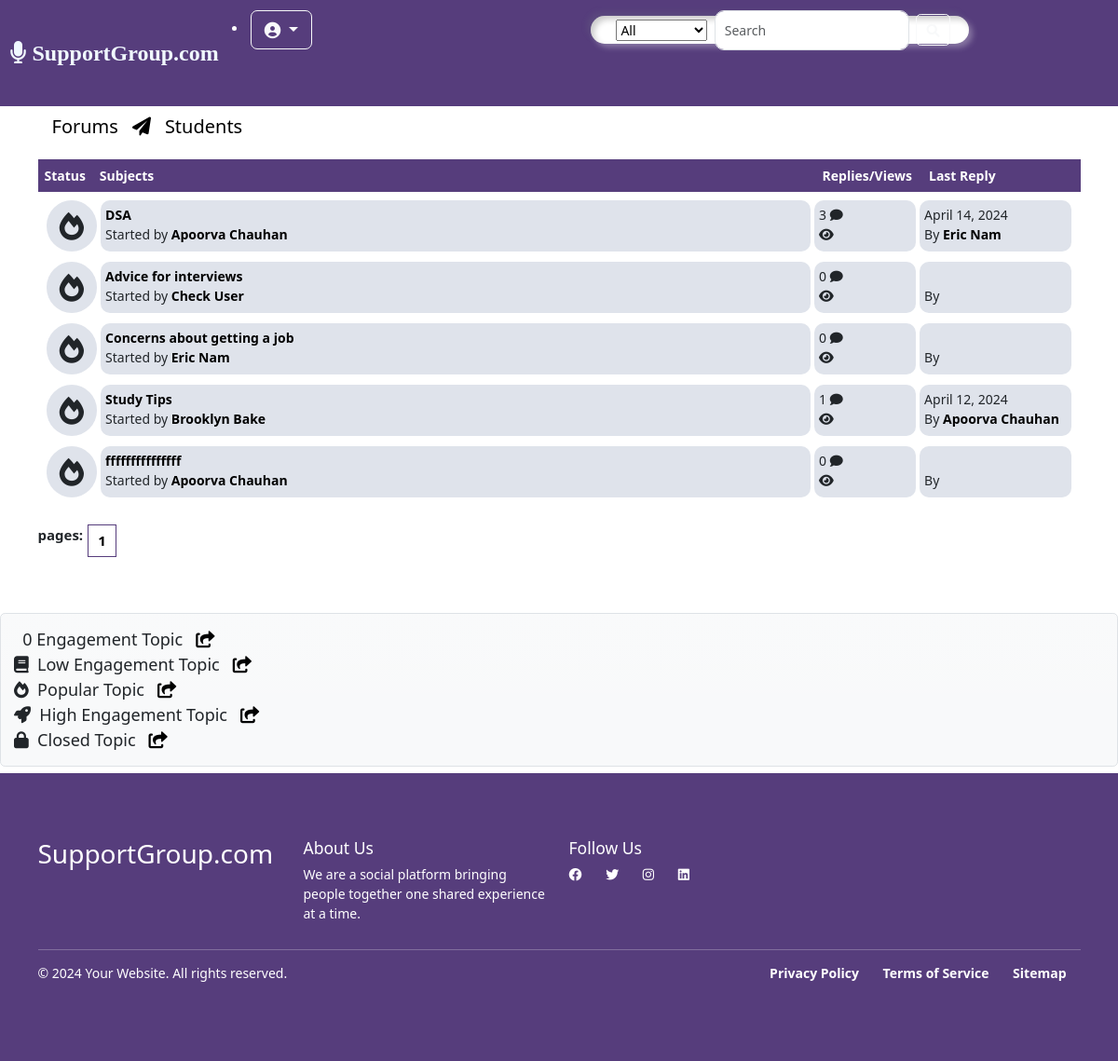
Page /posts/students/ (signed in) on the earlier database version.
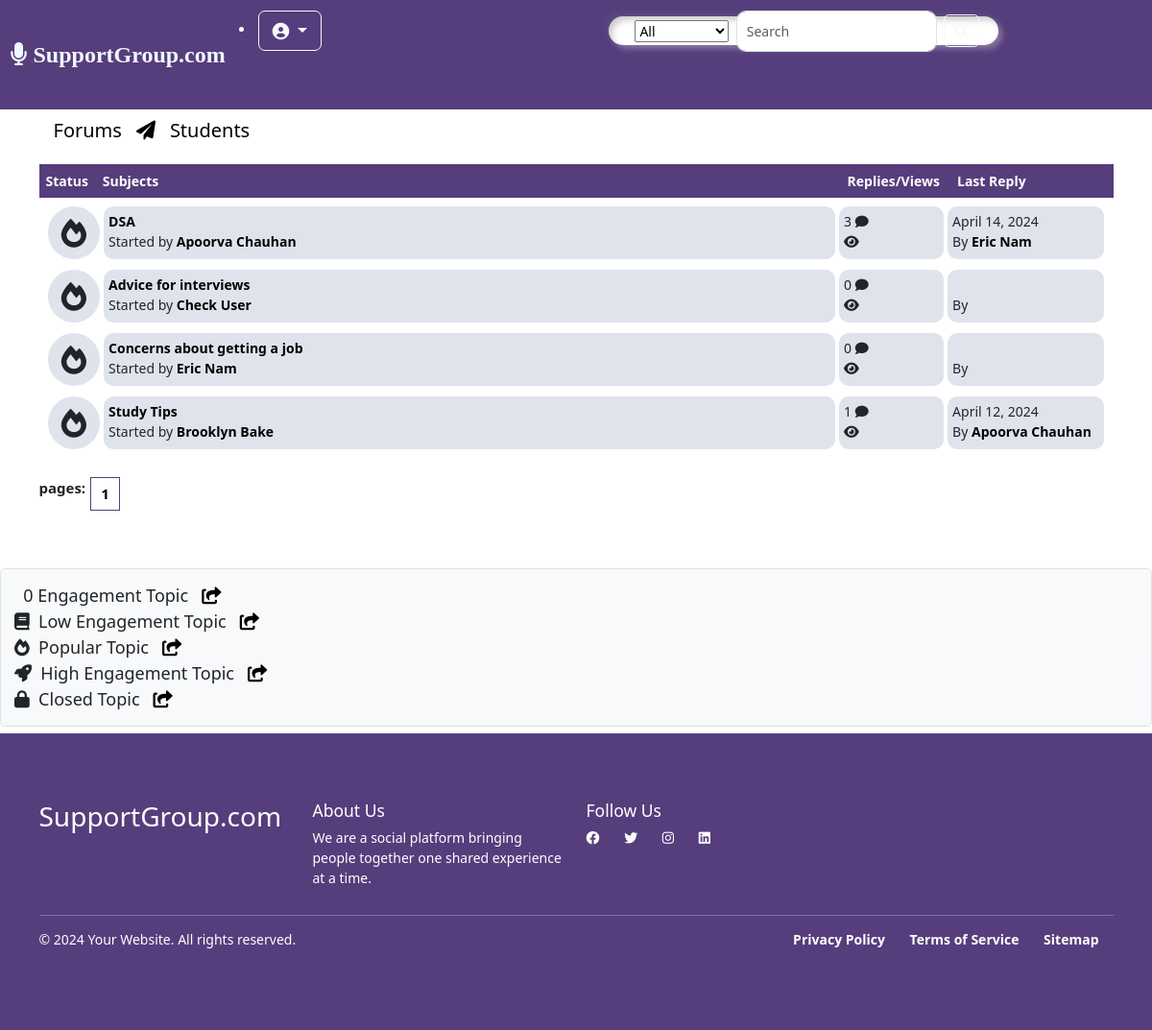
Same page on the later database version.
### main/models.py (models this page shows, shortened)
class Post(models.Model):
    title = models.CharField(max_length=400)
    slug = models.SlugField(max_length=400, unique=True, blank=True)
    user = models.ForeignKey(Author, on_delete=models.CASCADE)
    content = HTMLField()
    categories = models.ManyToManyField(Category)
    date = models.DateTimeField(auto_now_add=True)
    approved = models.BooleanField(default=True)
    hit_count_generic = GenericRelation(HitCount, object_id_field='object_pk',
        related_query_name='hit_count_generic_relation'
    )
    tags = TaggableManager()
    comments = models.ManyToManyField(Comment, blank=True)
    closed = models.BooleanField(default=False)
    state = models.CharField(max_length=40, default="zero")
    def get_url(self):
        return reverse("detail", kwargs={
            "slug":self.slug
        })
    @property
    def num_comments(self):
        return self.comments.count()
    @property
    def last_reply(self):
        return self.comments.latest("date")

class Author(models.Model):
    user = models.ForeignKey(User, on_delete=models.CASCADE)
    fullname = models.CharField(max_length=40, blank=True)
    slug  = models.SlugField(max_length=400, unique=True, blank=True)
    bio = HTMLField()
    points = models.IntegerField(default=0)
    profile_pic = ResizedImageField(size=[50,80], quality=100, upload_to="authors", default=None, null=True, blank=True)

class Comment(models.Model):
    user = models.ForeignKey(Author, on_delete=models.CASCADE)
    content = models.TextField()
    date = models.DateTimeField(auto_now_add=True)
    replies = models.ManyToManyField(Reply, blank=True)

### main/views.py (the view)
# urls.py: path("posts/<slug>/", posts, name="posts"),
def posts(request, slug):
    category = get_object_or_404(Category, slug=slug)
    posts = Post.objects.filter(approved=True, categories=category)
    paginator = Paginator(posts, 5)
    page = request.GET.get("page")
    try:
        posts = paginator.page(page)
    except PageNotAnInteger:
        posts = paginator.page(1)
    except EmptyPage:
        posts = paginator.page(paginator.num_pages)
    context = {
        "posts":posts,
        "forum": category,
        "title": "Posts",
    }
    return render(request, "Posts.html",context)

### main/context_processors.py (called while the page is built, shortened)
def searchFunction(request):
    search_context = {}
    posts = Post.objects.all()
    return search_context

### main/models.py (called while the page is built)
    def get_url(self):
        return reverse("posts", kwargs={
            "slug":self.slug
        })

### templates/Posts.html (shortened to what this page needs)
{% extends 'base.html' %}
{% load hitcount_tags %}
{% block content %}
    <div class="container">
        <div class="navigate" style="margin-top: 6%;">
            <span><a href="{% url 'home' %}">Forums</a><i class="fa fa-paper-plane"></i><a href="{{forum.get_url}}">{{forum.title}}</a></span>
        </div>
        <div class="posts-table">
            <div class="table-head">
                <div class="status">Status</div>
                <div class="subjects">Subjects</div>
                <div class="replies">Replies/Views</div>
                <div class="last-reply">Last Reply</div>
            </div>
            {% for post in posts %}
            <div class="table-row m-2">
                <div class="status"><i class="fa fa-fire"></i></div>
                <div class="subjects">
                    <a href="{{post.get_url}}">{{post.title}}</a>
                    <br>
                    <span>Started by <b><a href="">{{post.user.fullname|title}}</a></b> </span>
                </div>
                <div class="replies">
                    {{post.num_comments}} <i class="fa fa-comment"></i> <br> {% get_hit_count for post %} <i class="fa fa-eye"></i>
                </div>
                <div class="last-reply">
                    {{post.last_reply.date|date}}
                    <br>By <b><a href="">{{post.last_reply.user.fullname|title}}</a></b>
                </div>
            </div>
            {% endfor %}
        </div>
            <div class="pagination">
                <b>pages: {% for num_page in posts.paginator.page_range %} </b> <a href="?page={{num_page}}">{{num_page}}</a> {% endfor %}
            </div>
    </div>
    <div class="d-block bg-light bg-gradient  p-3 mb-2 rounded border" style="font-size: large;">
        <span>&nbsp; 0 Engagement Topic</span>&nbsp;&nbsp;&nbsp;<a href=""><i class="fa fa-share-square"></i></a><br>
        <span><i class="fa fa-book"></i>&nbsp; Low Engagement Topic</span>&nbsp;&nbsp;&nbsp;<a href=""><i class="fa fa-share-square"></i></a><br>
        <span><i class="fa fa-fire"></i>&nbsp; Popular Topic</span>&nbsp;&nbsp;&nbsp;<a href=""><i class="fa fa-share-square"></i></a><br>
        <span><i class="fa fa-rocket"></i>&nbsp; High Engagement Topic</span>&nbsp;&nbsp;&nbsp;<a href=""><i class="fa fa-share-square"></i></a><br>
        <span><i class="fa fa-lock"></i>&nbsp; Closed Topic</span>&nbsp;&nbsp;&nbsp;<a href=""><i class="fa fa-share-square"></i></a><br>
    </div>
    {% endblock content %}

Differences in the rows shown:
removed Post: title "fffffffffffffff", user.fullname "Apoorva Chauhan", num_comments "0"
